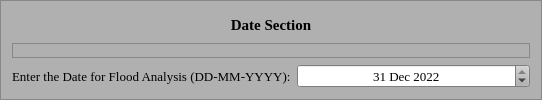
     <widget class="QFrame" name="Date_Section_Frame">
      <property name="minimumSize">
       <size>
        <width>538</width>
        <height>85</height>
       </size>
      </property>
      <property name="maximumSize">
       <size>
        <width>600</width>
        <height>182</height>
       </size>
      </property>
      <property name="palette">
       <palette>
        <active>
         <colorrole role="WindowText">
          <brush brushstyle="SolidPattern">
           <color alpha="255">
            <red>0</red>
            <green>0</green>
            <blue>0</blue>
           </color>
          </brush>
         </colorrole>
         <colorrole role="Button">
          <brush brushstyle="SolidPattern">
           <color alpha="255">
            <red>176</red>
            <green>176</green>
            <blue>176</blue>
           </color>
          </brush>
         </colorrole>
         <colorrole role="Light">
          <brush brushstyle="SolidPattern">
           <color alpha="255">
            <red>255</red>
            <green>255</green>
            <blue>255</blue>
           </color>
          </brush>
         </colorrole>
         <colorrole role="Midlight">
          <brush brushstyle="SolidPattern">
           <color alpha="255">
            <red>215</red>
            <green>215</green>
            <blue>215</blue>
           </color>
          </brush>
         </colorrole>
         <colorrole role="Dark">
          <brush brushstyle="SolidPattern">
           <color alpha="255">
            <red>88</red>
            <green>88</green>
            <blue>88</blue>
           </color>
          </brush>
         </colorrole>
         <colorrole role="Mid">
          <brush brushstyle="SolidPattern">
           <color alpha="255">
            <red>117</red>
            <green>117</green>
            <blue>117</blue>
           </color>
          </brush>
         </colorrole>
         <colorrole role="Text">
          <brush brushstyle="SolidPattern">
           <color alpha="255">
            <red>0</red>
            <green>0</green>
            <blue>0</blue>
           </color>
          </brush>
         </colorrole>
         <colorrole role="BrightText">
          <brush brushstyle="SolidPattern">
           <color alpha="255">
            <red>255</red>
            <green>255</green>
            <blue>255</blue>
           </color>
          </brush>
         </colorrole>
         <colorrole role="ButtonText">
          <brush brushstyle="SolidPattern">
           <color alpha="255">
            <red>0</red>
            <green>0</green>
            <blue>0</blue>
           </color>
          </brush>
         </colorrole>
         <colorrole role="Base">
          <brush brushstyle="SolidPattern">
           <color alpha="255">
            <red>255</red>
            <green>255</green>
            <blue>255</blue>
           </color>
          </brush>
         </colorrole>
         <colorrole role="Window">
          <brush brushstyle="SolidPattern">
           <color alpha="255">
            <red>176</red>
            <green>176</green>
            <blue>176</blue>
           </color>
          </brush>
         </colorrole>
         <colorrole role="Shadow">
          <brush brushstyle="SolidPattern">
           <color alpha="255">
            <red>0</red>
            <green>0</green>
            <blue>0</blue>
           </color>
          </brush>
         </colorrole>
         <colorrole role="AlternateBase">
          <brush brushstyle="SolidPattern">
           <color alpha="255">
            <red>215</red>
            <green>215</green>
            <blue>215</blue>
           </color>
          </brush>
         </colorrole>
         <colorrole role="ToolTipBase">
          <brush brushstyle="SolidPattern">
           <color alpha="255">
            <red>255</red>
            <green>255</green>
            <blue>220</blue>
           </color>
          </brush>
         </colorrole>
         <colorrole role="ToolTipText">
          <brush brushstyle="SolidPattern">
           <color alpha="255">
            <red>0</red>
            <green>0</green>
            <blue>0</blue>
           </color>
          </brush>
         </colorrole>
         <colorrole role="PlaceholderText">
          <brush brushstyle="SolidPattern">
           <color alpha="127">
            <red>0</red>
            <green>0</green>
            <blue>0</blue>
           </color>
          </brush>
         </colorrole>
        </active>
        <inactive>
         <colorrole role="WindowText">
          <brush brushstyle="SolidPattern">
           <color alpha="255">
            <red>0</red>
            <green>0</green>
            <blue>0</blue>
           </color>
          </brush>
         </colorrole>
         <colorrole role="Button">
          <brush brushstyle="SolidPattern">
           <color alpha="255">
            <red>176</red>
            <green>176</green>
            <blue>176</blue>
           </color>
          </brush>
         </colorrole>
         <colorrole role="Light">
          <brush brushstyle="SolidPattern">
           <color alpha="255">
            <red>255</red>
            <green>255</green>
            <blue>255</blue>
           </color>
          </brush>
         </colorrole>
         <colorrole role="Midlight">
          <brush brushstyle="SolidPattern">
           <color alpha="255">
            <red>215</red>
            <green>215</green>
            <blue>215</blue>
           </color>
          </brush>
         </colorrole>
         <colorrole role="Dark">
          <brush brushstyle="SolidPattern">
           <color alpha="255">
            <red>88</red>
            <green>88</green>
            <blue>88</blue>
           </color>
          </brush>
         </colorrole>
         <colorrole role="Mid">
          <brush brushstyle="SolidPattern">
           <color alpha="255">
            <red>117</red>
            <green>117</green>
            <blue>117</blue>
           </color>
          </brush>
         </colorrole>
         <colorrole role="Text">
          <brush brushstyle="SolidPattern">
           <color alpha="255">
            <red>0</red>
            <green>0</green>
            <blue>0</blue>
           </color>
          </brush>
         </colorrole>
         <colorrole role="BrightText">
          <brush brushstyle="SolidPattern">
           <color alpha="255">
            <red>255</red>
            <green>255</green>
            <blue>255</blue>
           </color>
          </brush>
         </colorrole>
         <colorrole role="ButtonText">
          <brush brushstyle="SolidPattern">
           <color alpha="255">
            <red>0</red>
            <green>0</green>
            <blue>0</blue>
           </color>
          </brush>
         </colorrole>
         <colorrole role="Base">
          <brush brushstyle="SolidPattern">
           <color alpha="255">
            <red>255</red>
            <green>255</green>
            <blue>255</blue>
           </color>
          </brush>
         </colorrole>
         <colorrole role="Window">
          <brush brushstyle="SolidPattern">
           <color alpha="255">
            <red>176</red>
            <green>176</green>
            <blue>176</blue>
           </color>
          </brush>
         </colorrole>
         <colorrole role="Shadow">
          <brush brushstyle="SolidPattern">
           <color alpha="255">
            <red>0</red>
            <green>0</green>
            <blue>0</blue>
           </color>
          </brush>
         </colorrole>
         <colorrole role="AlternateBase">
          <brush brushstyle="SolidPattern">
           <color alpha="255">
            <red>215</red>
            <green>215</green>
            <blue>215</blue>
           </color>
          </brush>
         </colorrole>
         <colorrole role="ToolTipBase">
          <brush brushstyle="SolidPattern">
           <color alpha="255">
            <red>255</red>
            <green>255</green>
            <blue>220</blue>
           </color>
          </brush>
         </colorrole>
         <colorrole role="ToolTipText">
          <brush brushstyle="SolidPattern">
           <color alpha="255">
            <red>0</red>
            <green>0</green>
            <blue>0</blue>
           </color>
          </brush>
         </colorrole>
         <colorrole role="PlaceholderText">
          <brush brushstyle="SolidPattern">
           <color alpha="127">
            <red>0</red>
            <green>0</green>
            <blue>0</blue>
           </color>
          </brush>
         </colorrole>
        </inactive>
        <disabled>
         <colorrole role="WindowText">
          <brush brushstyle="SolidPattern">
           <color alpha="255">
            <red>88</red>
            <green>88</green>
            <blue>88</blue>
           </color>
          </brush>
         </colorrole>
         <colorrole role="Button">
          <brush brushstyle="SolidPattern">
           <color alpha="255">
            <red>176</red>
            <green>176</green>
            <blue>176</blue>
           </color>
          </brush>
         </colorrole>
         <colorrole role="Light">
          <brush brushstyle="SolidPattern">
           <color alpha="255">
            <red>255</red>
            <green>255</green>
            <blue>255</blue>
           </color>
          </brush>
         </colorrole>
         <colorrole role="Midlight">
          <brush brushstyle="SolidPattern">
           <color alpha="255">
            <red>215</red>
            <green>215</green>
            <blue>215</blue>
           </color>
          </brush>
         </colorrole>
         <colorrole role="Dark">
          <brush brushstyle="SolidPattern">
           <color alpha="255">
            <red>88</red>
            <green>88</green>
            <blue>88</blue>
           </color>
          </brush>
         </colorrole>
         <colorrole role="Mid">
          <brush brushstyle="SolidPattern">
           <color alpha="255">
            <red>117</red>
            <green>117</green>
            <blue>117</blue>
           </color>
          </brush>
         </colorrole>
         <colorrole role="Text">
          <brush brushstyle="SolidPattern">
           <color alpha="255">
            <red>88</red>
            <green>88</green>
            <blue>88</blue>
           </color>
          </brush>
         </colorrole>
         <colorrole role="BrightText">
          <brush brushstyle="SolidPattern">
           <color alpha="255">
            <red>255</red>
            <green>255</green>
            <blue>255</blue>
           </color>
          </brush>
         </colorrole>
         <colorrole role="ButtonText">
          <brush brushstyle="SolidPattern">
           <color alpha="255">
            <red>88</red>
            <green>88</green>
            <blue>88</blue>
           </color>
          </brush>
         </colorrole>
         <colorrole role="Base">
          <brush brushstyle="SolidPattern">
           <color alpha="255">
            <red>176</red>
            <green>176</green>
            <blue>176</blue>
           </color>
          </brush>
         </colorrole>
         <colorrole role="Window">
          <brush brushstyle="SolidPattern">
           <color alpha="255">
            <red>176</red>
            <green>176</green>
            <blue>176</blue>
           </color>
          </brush>
         </colorrole>
         <colorrole role="Shadow">
          <brush brushstyle="SolidPattern">
           <color alpha="255">
            <red>0</red>
            <green>0</green>
            <blue>0</blue>
           </color>
          </brush>
         </colorrole>
         <colorrole role="AlternateBase">
          <brush brushstyle="SolidPattern">
           <color alpha="255">
            <red>176</red>
            <green>176</green>
            <blue>176</blue>
           </color>
          </brush>
         </colorrole>
         <colorrole role="ToolTipBase">
          <brush brushstyle="SolidPattern">
           <color alpha="255">
            <red>255</red>
            <green>255</green>
            <blue>220</blue>
           </color>
          </brush>
         </colorrole>
         <colorrole role="ToolTipText">
          <brush brushstyle="SolidPattern">
           <color alpha="255">
            <red>0</red>
            <green>0</green>
            <blue>0</blue>
           </color>
          </brush>
         </colorrole>
         <colorrole role="PlaceholderText">
          <brush brushstyle="SolidPattern">
           <color alpha="127">
            <red>88</red>
            <green>88</green>
            <blue>88</blue>
           </color>
          </brush>
         </colorrole>
        </disabled>
       </palette>
      </property>
      <property name="autoFillBackground">
       <bool>true</bool>
      </property>
      <property name="frameShape">
       <enum>QFrame::StyledPanel</enum>
      </property>
      <property name="frameShadow">
       <enum>QFrame::Raised</enum>
      </property>
      <layout class="QGridLayout" name="gridLayout_5">
       <item row="2" column="1">
        <widget class="QDateEdit" name="Date_Input">
         <property name="sizePolicy">
          <sizepolicy hsizetype="Preferred" vsizetype="Fixed">
           <horstretch>0</horstretch>
           <verstretch>0</verstretch>
          </sizepolicy>
         </property>
         <property name="minimumSize">
          <size>
           <width>233</width>
           <height>20</height>
          </size>
         </property>
         <property name="maximumSize">
          <size>
           <width>16777215</width>
           <height>25</height>
          </size>
         </property>
         <property name="font">
          <font>
           <family>Times New Roman</family>
           <pointsize>10</pointsize>
          </font>
         </property>
         <property name="alignment">
          <set>Qt::AlignCenter</set>
         </property>
         <property name="dateTime">
          <datetime>
           <hour>13</hour>
           <minute>0</minute>
           <second>0</second>
           <year>2022</year>
           <month>12</month>
           <day>31</day>
          </datetime>
         </property>
        </widget>
       </item>
       <item row="2" column="0">
        <widget class="QLabel" name="Date_Input_Label">
         <property name="sizePolicy">
          <sizepolicy hsizetype="Fixed" vsizetype="Preferred">
           <horstretch>0</horstretch>
           <verstretch>0</verstretch>
          </sizepolicy>
         </property>
         <property name="maximumSize">
          <size>
           <width>16777215</width>
           <height>25</height>
          </size>
         </property>
         <property name="font">
          <font>
           <family>Times New Roman</family>
           <pointsize>10</pointsize>
          </font>
         </property>
         <property name="text">
          <string>Enter the Date for Flood Analysis (DD-MM-YYYY):</string>
         </property>
        </widget>
       </item>
       <item row="0" column="0" colspan="2">
        <widget class="QLabel" name="Date_Section_Text">
         <property name="maximumSize">
          <size>
           <width>16777215</width>
           <height>25</height>
          </size>
         </property>
         <property name="font">
          <font>
           <family>Times New Roman</family>
           <pointsize>11</pointsize>
           <bold>true</bold>
          </font>
         </property>
         <property name="text">
          <string>Date Section</string>
         </property>
         <property name="alignment">
          <set>Qt::AlignCenter</set>
         </property>
        </widget>
       </item>
       <item row="1" column="0" colspan="2">
        <widget class="QFrame" name="frame_4">
         <property name="maximumSize">
          <size>
           <width>16777215</width>
           <height>15</height>
          </size>
         </property>
         <property name="frameShape">
          <enum>QFrame::StyledPanel</enum>
         </property>
         <property name="frameShadow">
          <enum>QFrame::Raised</enum>
         </property>
         <layout class="QGridLayout" name="gridLayout_7">
          <item row="0" column="0">
           <layout class="QGridLayout" name="gridLayout_6"/>
          </item>
         </layout>
        </widget>
       </item>
      </layout>
     </widget>
